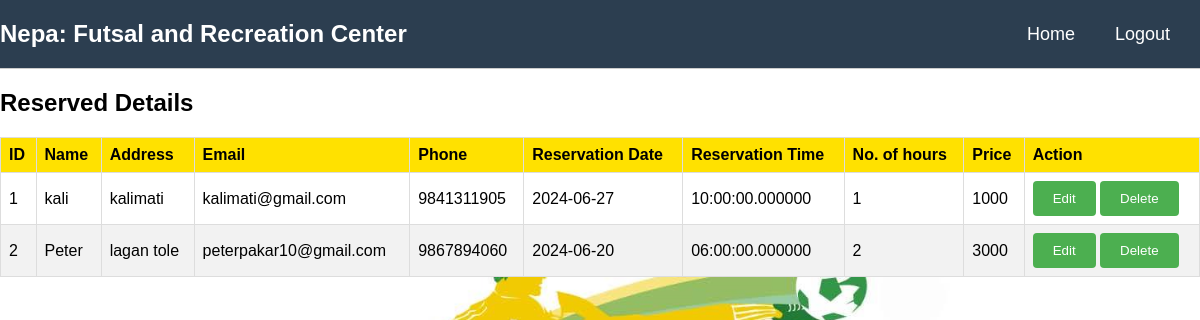
/home.php (signed in), run on the app's committed database.
### tables this page shows
CREATE TABLE `reserve` (
  `ID` int(100) NOT NULL,
  `name` varchar(30) NOT NULL,
  `address` varchar(50) NOT NULL,
  `email` varchar(50) NOT NULL,
  `phone` bigint(10) NOT NULL,
  `rev_date` date NOT NULL,
  `rev_time` time(6) NOT NULL,
  `hours` int(10) NOT NULL,
  `price` int(10) NOT NULL
);

### home.php (the view, shortened to what this page needs)
<?php
include 'db.php';
$sql = "SELECT * FROM reserve";
$result = $conn->query($sql);
?>
<!DOCTYPE html>
<html lang="en">
<head>
    <link rel="stylesheet" href="https://cdnjs.cloudflare.com/ajax/libs/font-awesome/6.2.0/css/all.min.css">
</head>
<body>
<header>
<div id="header">
    <div>
        <div class="logo">
            <a href="index.php">Nepa: Futsal and Recreation Center</a>
        </div>
        <ul id="navigation">
            <li><a class="homeblack" href="index.php">Home</a></li>
            <li><a class="homeblack" href="index.php">Logout</a></li>
        </ul>
    </div>
</div>
    <div class="divider"></div>
<h2>Reserved Details</h2>
<?php if ($result->num_rows > 0) : ?>
    <table>
        <thead>
        <tr>
            <th>ID</th>
            <th>Name</th>
            <th>Address</th>
            <th>Email</th>
            <th>Phone</th>
            <th>Reservation Date</th>
            <th>Reservation Time</th>
            <th>No. of hours</th>
            <th>Price</th>
            <th>Action</th>
        </tr>
        </thead>
        <tbody>
        <?php while ($row = $result->fetch_assoc()) : ?>
            <tr>
            <td><?php echo $row['ID']; ?></td>
                <td><?php echo $row['name']; ?></td>
                <td><?php echo $row['address']; ?></td>
                <td><?php echo $row['email']; ?></td>
                <td><?php echo $row['phone']; ?></td>
                <td><?php echo $row['rev_date']; ?></td>
                <td><?php echo $row['rev_time']; ?></td>
                <td><?php echo $row['hours']; ?></td>
                <td><?php echo $row['price']; ?></td>
                <td>
                <button onClick="openEditModal('<?php echo $row['ID']; ?>', '<?php echo $row['name']; ?>','<?php echo $row['address']; ?>','<?php echo $row['email']; ?>','<?php echo $row['phone']; ?>','<?php echo $row['rev_date']; ?>', '<?php echo $row['rev_time']; ?>', '<?php echo $row['hours']; ?>', '<?php echo $row['price']; ?>')">Edit</button>
                    <button onClick="openDeleteModal('<?php echo $row['email']; ?>')">Delete</button>
                </td>
            </tr>
        <?php endwhile; ?>
        </tbody>
    </table>
<?php else :
    ?>
    <p>No reservations found.</p>
<?php endif;
?>
</body>
</body>
</html>

### home.php (style rules this page uses)
body { margin: 0; padding: 0; font-family: Arial, sans-serif; background-image: url('nepa.png'); background-size: cover; background-position: center; background-repeat: no-repeat; height: 100vh; }
#header { background-color: #2c3e50; color: #fff; padding: 20px 0; }
#header > div { max-width: 1200px; margin: 0 auto; display: flex; justify-content: space-between; align-items: center; }
.logo a { color: #fff; font-size: 24px; text-decoration: none; font-weight: bold; }
#navigation { list-style: none; margin: 0; padding: 0; display: flex; }
#navigation li { margin-right: 20px; }
#navigation li a { color: #fff; text-decoration: none; font-size: 18px; transition: color 0.3s ease; padding: 10px; border-radius: 5px; }
.divider { height: 1px; background-color: #ccc; margin-top: 0 px; margin-bottom: 20px; }
table { width: 100%; border-collapse: collapse; margin-top: 20px; }
th, td { border: 1px solid #ddd; padding: 8px; text-align: left; }
th { background-color: #ffe100; }
tr:nth-child(even) { background-color: #f2f2f2; }
button { background-color: #4CAF50; color: white; padding: 10px 20px; border: none; border-radius: 4px; cursor: pointer; }

### data on the page
reserve: ID "1", name "kali", address "kalimati", email "kalimati@gmail.com", phone "9841311905", rev_date "2024-06-27", rev_time "10:00:00.000000", hours "1", price "1000"
reserve: ID "2", name "Peter", address "lagan tole", email "peterpakar10@gmail.com", phone "9867894060", rev_date "2024-06-20", rev_time "06:00:00.000000", hours "2", price "3000"
